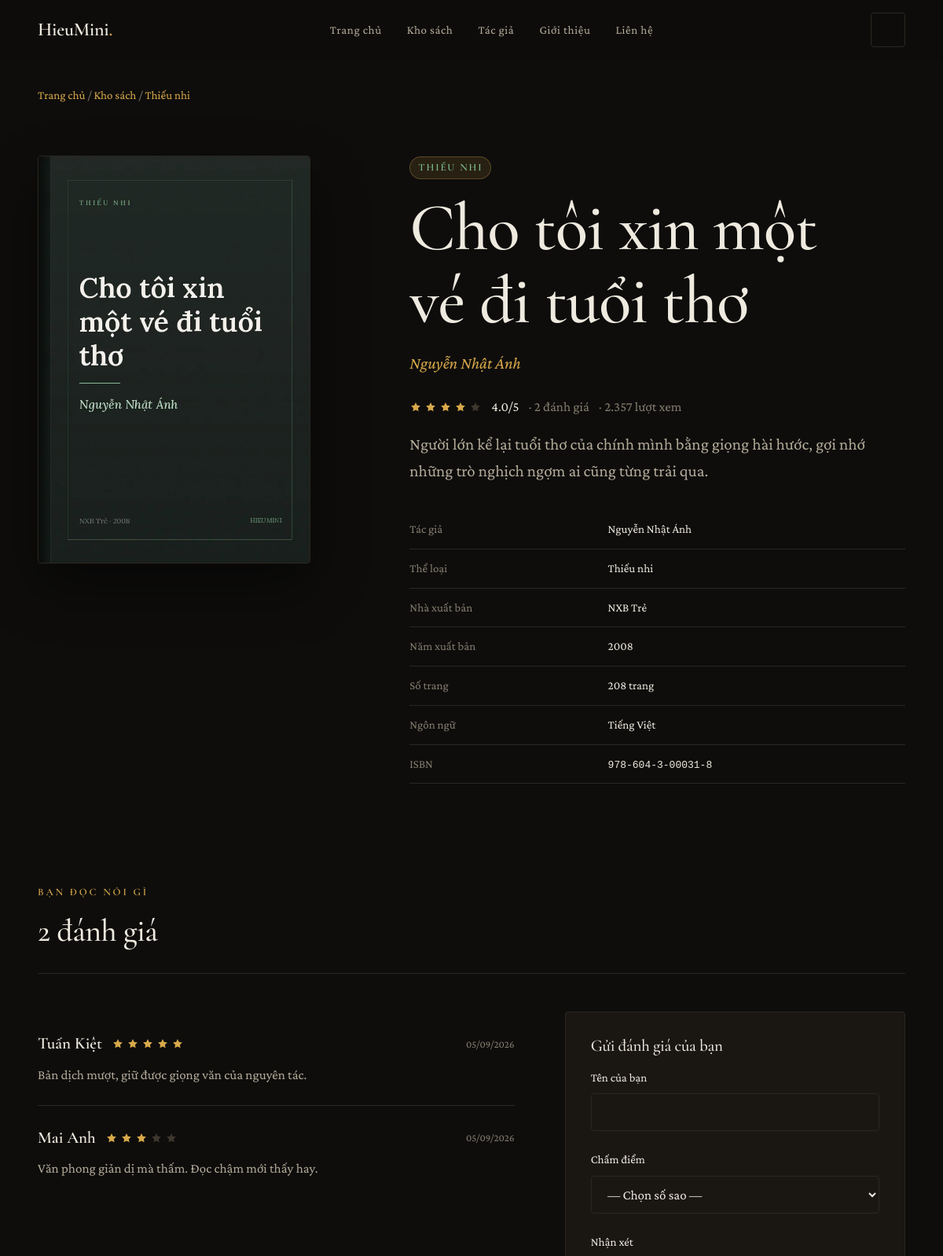
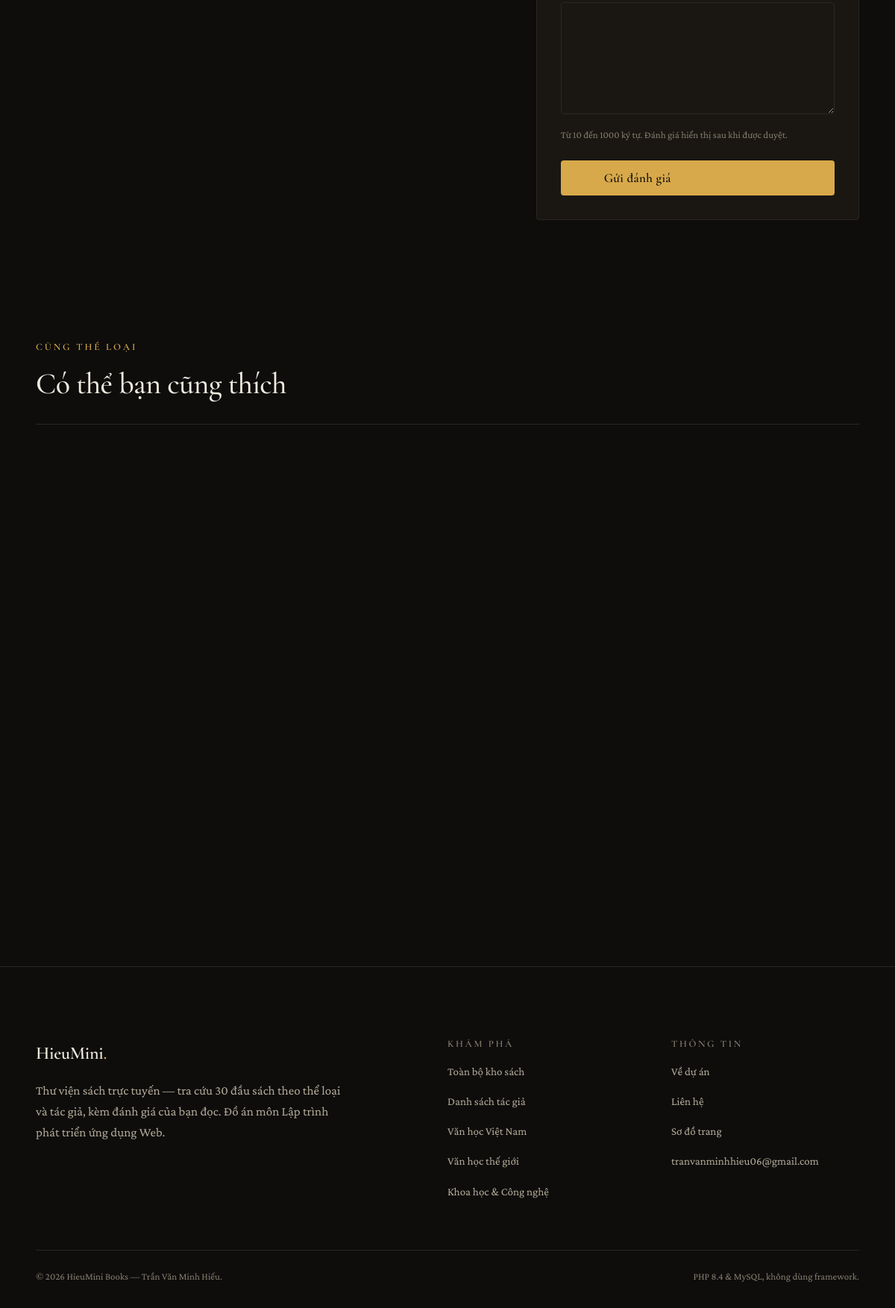
The app's page /book.php?s=cho-toi-xin-mot-ve-di-tuoi-tho with its own data (2 pictures, top to bottom).
### tables this page shows
CREATE TABLE `books` (
  `id`             INT AUTO_INCREMENT PRIMARY KEY,
  `slug`           VARCHAR(180) NOT NULL UNIQUE,
  `title`          VARCHAR(220) NOT NULL,
  `author_id`      INT NOT NULL,
  `category_id`    INT NOT NULL,
  `publisher`      VARCHAR(160),
  `published_year` SMALLINT,
  `pages`          SMALLINT,
  `language`       VARCHAR(40) DEFAULT 'Tiếng Việt',
  `isbn`           VARCHAR(24),
  `cover`          VARCHAR(180),
  `summary`        TEXT,
  `is_featured`    TINYINT(1) NOT NULL DEFAULT 0,
  `views`          INT NOT NULL DEFAULT 0,
  `created_at`     DATETIME NOT NULL DEFAULT CURRENT_TIMESTAMP,
  CONSTRAINT `fk_books_author`   FOREIGN KEY (`author_id`)   REFERENCES `authors`(`id`)    ON DELETE CASCADE,
  CONSTRAINT `fk_books_category` FOREIGN KEY (`category_id`) REFERENCES `categories`(`id`) ON DELETE CASCADE,
  INDEX `idx_books_category` (`category_id`),
  INDEX `idx_books_author`   (`author_id`),
  INDEX `idx_books_title`    (`title`),
  INDEX `idx_books_featured` (`is_featured`)
);

CREATE TABLE `categories` (
  `id`          INT AUTO_INCREMENT PRIMARY KEY,
  `slug`        VARCHAR(80)  NOT NULL UNIQUE,
  `name`        VARCHAR(120) NOT NULL,
  `description` TEXT,
  `bg_color`    CHAR(7)      NOT NULL DEFAULT '#1C1917',
  `accent`      CHAR(7)      NOT NULL DEFAULT '#C89B3C',
  `sort_order`  SMALLINT     NOT NULL DEFAULT 0
);

CREATE TABLE `authors` (
  `id`         INT AUTO_INCREMENT PRIMARY KEY,
  `slug`       VARCHAR(120) NOT NULL UNIQUE,
  `name`       VARCHAR(160) NOT NULL,
  `country`    VARCHAR(80),
  `birth_year` SMALLINT,
  `bio`        TEXT,
  INDEX `idx_authors_name` (`name`)
);

CREATE TABLE `reviews` (
  `id`          INT AUTO_INCREMENT PRIMARY KEY,
  `book_id`     INT NOT NULL,
  `reader_name` VARCHAR(120) NOT NULL,
  `rating`      TINYINT NOT NULL,
  `content`     TEXT,
  `is_approved` TINYINT(1) NOT NULL DEFAULT 0,
  `created_at`  DATETIME NOT NULL DEFAULT CURRENT_TIMESTAMP,
  CONSTRAINT `fk_reviews_book` FOREIGN KEY (`book_id`) REFERENCES `books`(`id`) ON DELETE CASCADE,
  CONSTRAINT `chk_reviews_rating` CHECK (`rating` BETWEEN 1 AND 5),
  INDEX `idx_reviews_book` (`book_id`, `is_approved`)
);

### config/config.php (called while the page is built, shortened)
<?php
function base_url(): string
{
    static $base = null;
    if ($base !== null) {
        return $base;
    }
    $dir = str_replace('\\', '/', dirname($_SERVER['SCRIPT_NAME'] ?? '/'));
    $dir = preg_replace('#/(admin|api)$#', '', $dir);
    $base = rtrim($dir, '/');
    return $base;
}

### config/database.php (called while the page is built, shortened)
<?php
function db(): PDO
{
    static $pdo = null;
    if ($pdo instanceof PDO) {
        return $pdo;
    }
    $dsn = sprintf('mysql:host=%s;dbname=%s;charset=utf8mb4', DB_HOST, DB_NAME);
    try {
        $pdo = new PDO($dsn, DB_USER, DB_PASS, [
            PDO::ATTR_ERRMODE            => PDO::ERRMODE_EXCEPTION,
            PDO::ATTR_DEFAULT_FETCH_MODE => PDO::FETCH_ASSOC,
            PDO::ATTR_EMULATE_PREPARES   => false,
        ]);
    } catch (PDOException $e) {
        http_response_code(503);
        if (IS_DEV) {
            exit('<h1>Không kết nối được cơ sở dữ liệu</h1><pre>'
                . htmlspecialchars($e->getMessage(), ENT_QUOTES, 'UTF-8')
                . '</pre><p>Kiểm tra lại MySQL đã bật chưa và thông tin trong <code>config/config.php</code>.</p>');
        }
        error_log('DB connect failed: ' . $e->getMessage());
        exit('Hệ thống đang bảo trì, vui lòng quay lại sau.');
    }
    return $pdo;
}
function db_query(string $sql, array $params = []): PDOStatement
{
    $stmt = db()->prepare($sql);
    $stmt->execute($params);
    return $stmt;
}
function db_all(string $sql, array $params = []): array
{
    return db_query($sql, $params)->fetchAll();
}
function db_one(string $sql, array $params = []): ?array
{
    $row = db_query($sql, $params)->fetch();
    return $row === false ? null : $row;
}
function db_value(string $sql, array $params = [])
{
    return db_query($sql, $params)->fetchColumn();
}

### book.php (the view, shortened to what this page needs)
<?php
require __DIR__ . '/config/config.php';
require __DIR__ . '/config/database.php';
require __DIR__ . '/includes/functions.php';
$slug = trim((string) ($_GET['s'] ?? ''));
$book = $slug === '' ? null : db_one(book_select_sql() . ' WHERE b.slug = :s', [':s' => $slug]);
$errors = [];
if (empty($_SESSION['viewed'][$book['id']])) {
    $book['views']++;
}
$reviews = db_all(
    'SELECT * FROM reviews WHERE book_id = :b AND is_approved = 1 ORDER BY created_at DESC',
    [':b' => $book['id']]
);
$related = db_all(
    book_select_sql() . ' WHERE b.category_id = :c AND b.id <> :id ORDER BY RAND() LIMIT 4',
    [':c' => $book['category_id'], ':id' => $book['id']]
);
$ratingAvg = $book['rating_avg'] !== null ? (float) $book['rating_avg'] : 0.0;
require __DIR__ . '/includes/header.php';
?>
<div class="container">
  <nav aria-label="Đường dẫn" style="padding-top:var(--space-6);font-size:var(--fs-sm);color:var(--fg-subtle)">
    <a href="<?= e(url('index.php')) ?>">Trang chủ</a>
    <span aria-hidden="true"> / </span>
    <a href="<?= e(url('books.php')) ?>">Kho sách</a>
    <span aria-hidden="true"> / </span>
    <a href="<?= e(url('books.php?the-loai=' . $book['category_slug'])) ?>"><?= e($book['category_name']) ?></a>
  </nav>
  <article class="book-detail">
    <div class="book-detail__cover">
      <img src="<?= e(cover_url($book['cover'])) ?>"
           alt="Bìa sách <?= e($book['title']) ?>"
           width="600" height="900" loading="eager" decoding="async">
    </div>
    <div class="book-detail__body">
      <span class="badge" style="color:<?= e($book['category_accent']) ?>"><?= e($book['category_name']) ?></span>
      <h1 style="margin-top:var(--space-4)" data-split><?= e($book['title']) ?></h1>
      <p style="font-size:var(--fs-lg);font-style:italic;color:var(--fg-muted);margin-bottom:var(--space-5)">
        <a href="<?= e(url('author.php?s=' . $book['author_slug'])) ?>"><?= e($book['author_name']) ?></a>
      </p>
      <?php if ((int) $book['rating_count'] > 0): ?>
        <p style="display:flex;align-items:center;gap:var(--space-3);flex-wrap:wrap">
          <?= stars($ratingAvg) ?>
          <span style="color:var(--fg)"><?= e(number_format($ratingAvg, 1)) ?>/5</span>
          <span style="color:var(--fg-subtle)">· <?= (int) $book['rating_count'] ?> đánh giá</span>
          <span style="color:var(--fg-subtle)">· <?= format_number((int) $book['views']) ?> lượt xem</span>
        </p>
      <?php else: ?>
        <p style="color:var(--fg-subtle)">Chưa có đánh giá · <?= format_number((int) $book['views']) ?> lượt xem</p>
      <?php endif; ?>
      <p style="font-size:var(--fs-lg)"><?= e($book['summary']) ?></p>
      <table class="spec-table">
        <tbody>
          <tr><th scope="row">Tác giả</th>       <td><?= e($book['author_name']) ?></td></tr>
          <tr><th scope="row">Thể loại</th>      <td><?= e($book['category_name']) ?></td></tr>
          <tr><th scope="row">Nhà xuất bản</th>  <td><?= e($book['publisher']) ?></td></tr>
          <tr><th scope="row">Năm xuất bản</th>  <td><?= e(format_year((int) $book['published_year'])) ?></td></tr>
          <tr><th scope="row">Số trang</th>      <td><?= format_number((int) $book['pages']) ?> trang</td></tr>
          <tr><th scope="row">Ngôn ngữ</th>      <td><?= e($book['language']) ?></td></tr>
          <tr><th scope="row">ISBN</th>          <td><code style="font-family:var(--font-mono);font-size:var(--fs-xs)"><?= e($book['isbn']) ?></code></td></tr>
        </tbody>
      </table>
    </div>
  </article>
  <section class="section" aria-labelledby="danh-gia">
    <div class="section-head">
      <div>
        <span class="eyebrow">Bạn đọc nói gì</span>
        <h2 id="danh-gia" style="font-size:var(--fs-2xl)">
          <?= $reviews ? format_number(count($reviews)) . ' đánh giá' : 'Chưa có đánh giá' ?>
        </h2>
      </div>
    </div>
    <div style="display:grid;grid-template-columns:minmax(0,1.4fr) minmax(0,1fr);gap:var(--space-8);align-items:start"
         class="review-layout">
      <div>
        <?php if (!$reviews): ?>
          <p style="color:var(--fg-subtle)">Cuốn này chưa có đánh giá nào được duyệt. Bạn là người đầu tiên nhé.</p>
        <?php else: ?>
          <?php foreach ($reviews as $r): ?>
            <div class="review">
              <div class="review-head">
                <b><?= e($r['reader_name']) ?></b>
                <?= stars((float) $r['rating'], false) ?>
                <time datetime="<?= e($r['created_at']) ?>"><?= e(date('d/m/Y', strtotime($r['created_at']))) ?></time>
              </div>
              <p><?= e($r['content']) ?></p>
            </div>
          <?php endforeach; ?>
        <?php endif; ?>
      </div>
      <form method="post" style="background:var(--surface);border:1px solid var(--border);
                                 border-radius:var(--r-md);padding:var(--space-6)">
        <h3 style="font-size:var(--fs-lg);margin-bottom:var(--space-4)">Gửi đánh giá của bạn</h3>
        <div class="field">
          <label for="reader_name">Tên của bạn</label>
          <input type="text" id="reader_name" name="reader_name" required maxlength="120"
                 value="<?= e($_POST['reader_name'] ?? '') ?>"
                 <?= isset($errors['reader_name']) ? 'aria-invalid="true" aria-describedby="err-name"' : '' ?>>
        </div>
        <div class="field">
          <label for="rating">Chấm điểm</label>
          <select id="rating" name="rating" required
                  <?= isset($errors['rating']) ? 'aria-invalid="true" aria-describedby="err-rating"' : '' ?>>
            <option value="">— Chọn số sao —</option>
          </select>
        </div>
        <div class="field">
          <label for="content">Nhận xét</label>
          <textarea id="content" name="content" required minlength="10" maxlength="1000"
                    <?= isset($errors['content']) ? 'aria-invalid="true" aria-describedby="err-content"' : '' ?>
          ><?= e($_POST['content'] ?? '') ?></textarea>
          <span class="hint">Từ 10 đến 1000 ký tự. Đánh giá hiển thị sau khi được duyệt.</span>
        </div>
        <button class="btn btn--primary" type="submit" style="width:100%"><?= icon('check') ?> Gửi đánh giá</button>
      </form>
    </div>
  </section>
  <?php if ($related): ?>
  <section class="section section--tight" aria-labelledby="lien-quan">
    <div class="section-head">
      <div>
        <span class="eyebrow">Cùng thể loại</span>
        <h2 id="lien-quan" style="font-size:var(--fs-2xl)">Có thể bạn cũng thích</h2>
      </div>
    </div>
    <div class="book-grid">
    </div>
  </section>
  <?php endif; ?>
</div>
<?php require __DIR__ . '/includes/footer.php'; ?>

### includes/functions.php (shortened to what this page needs)
<?php
function e(?string $s): string
{
    return htmlspecialchars($s ?? '', ENT_QUOTES | ENT_SUBSTITUTE, 'UTF-8');
}
function url(string $path = ''): string
{
    return base_url() . '/' . ltrim($path, '/');
}
function asset(string $path): string
{
    $file = ROOT_PATH . '/assets/' . ltrim($path, '/');
    $v = is_file($file) ? (string) filemtime($file) : '1';
    return url('assets/' . ltrim($path, '/')) . '?v=' . $v;
}
function cover_url(?string $file): string
{
    if ($file && is_file(ROOT_PATH . '/assets/img/covers/' . $file)) {
        return asset('img/covers/' . $file);
    }
    return asset('img/covers/placeholder.webp');
}
function format_year(?int $y): string
{
    return $y < 0 ? abs($y) . ' TCN' : (string) $y;
}
function format_number(int $n): string
{
    return number_format($n, 0, ',', '.');
}
function icon(string $name, string $class = 'ico'): string
{
    $paths = [
        'search'  => '<circle cx="11" cy="11" r="7"/><path d="m20 20-3.5-3.5"/>',
        'moon'    => '<path d="M21 12.8A9 9 0 1 1 11.2 3a7 7 0 0 0 9.8 9.8Z"/>',
        'sun'     => '<circle cx="12" cy="12" r="4"/><path d="M12 2v2m0 16v2M4.9 4.9l1.4 1.4m11.4 11.4 1.4 1.4M2 12h2m16 0h2M4.9 19.1l1.4-1.4M17.7 6.3l1.4-1.4"/>',
        'menu'    => '<path d="M4 7h16M4 12h16M4 17h16"/>',
        'close'   => '<path d="M6 6l12 12M18 6 6 18"/>',
        'arrow'   => '<path d="M5 12h14m-6-6 6 6-6 6"/>',
        'book'    => '<path d="M4 5a2 2 0 0 1 2-2h12v18H6a2 2 0 0 1-2-2Z"/><path d="M8 3v18"/>',
        'user'    => '<circle cx="12" cy="8" r="4"/><path d="M4 21c0-4 3.6-6 8-6s8 2 8 6"/>',
        'tag'     => '<path d="M3 12V5a2 2 0 0 1 2-2h7l9 9-9 9-9-9Z"/><circle cx="8" cy="8" r="1.4"/>',
        'star'    => '<path d="m12 3 2.7 5.6 6.1.9-4.4 4.3 1 6.2-5.4-2.9-5.4 2.9 1-6.2L3.2 9.5l6.1-.9Z"/>',
        'mail'    => '<rect x="3" y="5" width="18" height="14" rx="2"/><path d="m3 7 9 6 9-6"/>',
        'check'   => '<path d="m5 13 4 4L19 7"/>',
        'grid'    => '<rect x="3" y="3" width="7" height="7"/><rect x="14" y="3" width="7" height="7"/><rect x="3" y="14" width="7" height="7"/><rect x="14" y="14" width="7" height="7"/>',
        'quote'   => '<path d="M9 7H5v6h4l-2 4h3l2-4V7Zm10 0h-4v6h4l-2 4h3l2-4V7Z"/>',
    ];
    $d = $paths[$name] ?? $paths['book'];
    return '<svg class="' . e($class) . '" viewBox="0 0 24 24" fill="none" stroke="currentColor"'
        . ' stroke-width="1.6" stroke-linecap="round" stroke-linejoin="round" aria-hidden="true"'
        . ' focusable="false">' . $d . '</svg>';
}
function stars(float $rating, bool $label = true): string
{
    $full = (int) round($rating);
    $out = '<span class="rating"';
    $out .= $label ? ' role="img" aria-label="' . e(number_format($rating, 1)) . ' trên 5 sao">' : ' aria-hidden="true">';
    for ($i = 1; $i <= 5; $i++) {
        $cls = $i <= $full ? 'rating-full' : 'rating-empty';
        $out .= '<svg class="' . $cls . '" viewBox="0 0 24 24" fill="currentColor" aria-hidden="true">'
            . '<path d="m12 3 2.7 5.6 6.1.9-4.4 4.3 1 6.2-5.4-2.9-5.4 2.9 1-6.2L3.2 9.5l6.1-.9Z"/></svg>';
    }
    return $out . '</span>';
}
function all_categories(): array
{
    static $c = null;
    return $c ??= db_all('SELECT * FROM categories ORDER BY sort_order, name');
}
function site_stats(): array
{
    static $s = null;
    return $s ??= [
        'books'      => (int) db_value('SELECT COUNT(*) FROM books'),
        'authors'    => (int) db_value('SELECT COUNT(*) FROM authors'),
        'categories' => (int) db_value('SELECT COUNT(*) FROM categories'),
        'reviews'    => (int) db_value('SELECT COUNT(*) FROM reviews WHERE is_approved = 1'),
    ];
}
function book_select_sql(): string
{
    return 'SELECT b.*, a.name AS author_name, a.slug AS author_slug,
                   c.name AS category_name, c.slug AS category_slug, c.accent AS category_accent,
                   (SELECT ROUND(AVG(r.rating), 1) FROM reviews r
                     WHERE r.book_id = b.id AND r.is_approved = 1) AS rating_avg,
                   (SELECT COUNT(*) FROM reviews r
                     WHERE r.book_id = b.id AND r.is_approved = 1) AS rating_count
            FROM books b
            JOIN authors a    ON a.id = b.author_id
            JOIN categories c ON c.id = b.category_id';
}

### includes/footer.php (shortened to what this page needs)
</main>
<footer class="site-footer">
  <div class="container">
    <div class="footer-grid">
      <div>
        <a class="brand" href="<?= e(url('index.php')) ?>">HieuMini<span>.</span></a>
        <p style="margin-top:var(--space-4);max-width:44ch">
          <?= e(SITE_TAGLINE) ?> — tra cứu <?= format_number(site_stats()['books']) ?> đầu sách theo
          thể loại và tác giả, kèm đánh giá của bạn đọc. Đồ án môn Lập trình phát triển ứng dụng Web.
        </p>
      </div>
      <div>
        <h4>Khám phá</h4>
        <ul class="footer-links">
          <li><a href="<?= e(url('books.php')) ?>">Toàn bộ kho sách</a></li>
          <li><a href="<?= e(url('authors.php')) ?>">Danh sách tác giả</a></li>
          <?php foreach (array_slice(all_categories(), 0, 3) as $c): ?>
            <li><a href="<?= e(url('books.php?the-loai=' . $c['slug'])) ?>"><?= e($c['name']) ?></a></li>
          <?php endforeach; ?>
        </ul>
      </div>
      <div>
        <h4>Thông tin</h4>
        <ul class="footer-links">
          <li><a href="<?= e(url('about.php')) ?>">Về dự án</a></li>
          <li><a href="<?= e(url('contact.php')) ?>">Liên hệ</a></li>
          <li><a href="<?= e(url('sitemap.xml')) ?>">Sơ đồ trang</a></li>
          <li><a href="mailto:<?= e(SITE_EMAIL) ?>"><?= e(SITE_EMAIL) ?></a></li>
        </ul>
      </div>
    </div>
    <div class="footer-bottom">
      <span>© <?= date('Y') ?> <?= e(SITE_NAME) ?> — <?= e(SITE_AUTHOR) ?>.</span>
      <span>PHP <?= e(PHP_MAJOR_VERSION . '.' . PHP_MINOR_VERSION) ?> &amp; MySQL, không dùng framework.</span>
    </div>
  </div>
</footer>
</body>
</html>

### records on screen
books: category.name "Thiếu nhi", cover (picture), category.name "THIẾU NHI", author.name "Nguyễn Nhật Ánh", summary "Người lớn kể lại tuổi thơ của chính mình bằng giọng hài hước, gợi nhớ những trò nghịch ngợm ai cũng từng trải qua.", publisher "NXB Trẻ", published_year "2008", pages "208", language "Tiếng Việt", isbn "978-604-3-00031-8"
reviews: reader_name "Tuấn Kiệt", created_at "05/09/2026", content "Bản dịch mượt, giữ được giọng văn của nguyên tác."
reviews: reader_name "Mai Anh", created_at "05/09/2026", content "Văn phong giản dị mà thấm. Đọc chậm mới thấy hay."
categories: name "Văn học Việt Nam"
categories: name "Văn học thế giới"
categories: name "Khoa học & Công nghệ"

### other values on screen
$ratingAvg "4.0"
$book['rating_count'] "2"
format_number((int) $book['views']) "2.357"
format_number(count($reviews)) "2"
SITE_TAGLINE "Thư viện sách trực tuyến"
format_number(site_stats()['books']) "30"
SITE_EMAIL "tranvanminhhieu06@gmail.com"
SITE_NAME "HieuMini Books"
SITE_AUTHOR "Trần Văn Minh Hiếu"
PHP_MAJOR_VERSION . '.' . PHP_MINOR_VERSION "8.4"
